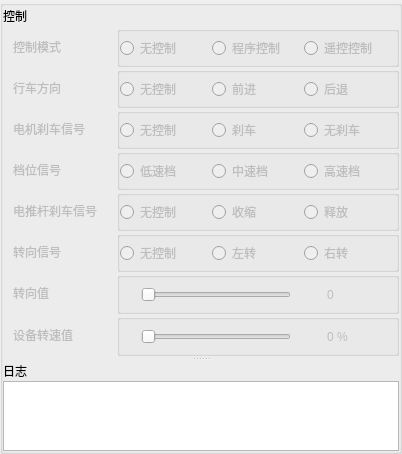
        <widget class="QGroupBox" name="groupBox_5">
         <property name="sizePolicy">
          <sizepolicy hsizetype="Expanding" vsizetype="Preferred">
           <horstretch>1</horstretch>
           <verstretch>0</verstretch>
          </sizepolicy>
         </property>
         <property name="minimumSize">
          <size>
           <width>400</width>
           <height>0</height>
          </size>
         </property>
         <property name="maximumSize">
          <size>
           <width>16777215</width>
           <height>16777215</height>
          </size>
         </property>
         <property name="title">
          <string/>
         </property>
         <layout class="QVBoxLayout" name="verticalLayout_9">
          <property name="spacing">
           <number>0</number>
          </property>
          <property name="leftMargin">
           <number>0</number>
          </property>
          <property name="topMargin">
           <number>0</number>
          </property>
          <property name="rightMargin">
           <number>0</number>
          </property>
          <property name="bottomMargin">
           <number>0</number>
          </property>
          <item>
           <widget class="QSplitter" name="splitter_3">
            <property name="sizePolicy">
             <sizepolicy hsizetype="Preferred" vsizetype="Expanding">
              <horstretch>0</horstretch>
              <verstretch>0</verstretch>
             </sizepolicy>
            </property>
            <property name="orientation">
             <enum>Qt::Vertical</enum>
            </property>
            <property name="opaqueResize">
             <bool>false</bool>
            </property>
            <property name="handleWidth">
             <number>5</number>
            </property>
            <widget class="CControlCarView" name="controlCarView" native="true">
             <property name="sizePolicy">
              <sizepolicy hsizetype="Preferred" vsizetype="Preferred">
               <horstretch>0</horstretch>
               <verstretch>0</verstretch>
              </sizepolicy>
             </property>
             <property name="minimumSize">
              <size>
               <width>0</width>
               <height>350</height>
              </size>
             </property>
             <property name="maximumSize">
              <size>
               <width>16777215</width>
               <height>16777215</height>
              </size>
             </property>
             <layout class="QVBoxLayout" name="verticalLayout_5">
              <property name="spacing">
               <number>0</number>
              </property>
              <property name="leftMargin">
               <number>0</number>
              </property>
              <property name="topMargin">
               <number>0</number>
              </property>
              <property name="rightMargin">
               <number>0</number>
              </property>
              <property name="bottomMargin">
               <number>0</number>
              </property>
              <item>
               <widget class="QLabel" name="controlLabel">
                <property name="minimumSize">
                 <size>
                  <width>0</width>
                  <height>20</height>
                 </size>
                </property>
                <property name="maximumSize">
                 <size>
                  <width>16777215</width>
                  <height>20</height>
                 </size>
                </property>
                <property name="text">
                 <string>控制</string>
                </property>
               </widget>
              </item>
              <item>
               <widget class="QWidget" name="controlWidget" native="true">
                <property name="enabled">
                 <bool>false</bool>
                </property>
                <layout class="QGridLayout">
                 <property name="leftMargin">
                  <number>10</number>
                 </property>
                 <property name="topMargin">
                  <number>0</number>
                 </property>
                 <property name="rightMargin">
                  <number>0</number>
                 </property>
                 <property name="bottomMargin">
                  <number>0</number>
                 </property>
                 <property name="horizontalSpacing">
                  <number>20</number>
                 </property>
                 <property name="verticalSpacing">
                  <number>0</number>
                 </property>
                 <item row="2" column="0">
                  <widget class="QLabel" name="brakeMotorLabel">
                   <property name="text">
                    <string>电机刹车信号</string>
                   </property>
                  </widget>
                 </item>
                 <item row="3" column="1">
                  <widget class="QGroupBox" name="gearSignalGroup">
                   <property name="minimumSize">
                    <size>
                     <width>0</width>
                     <height>0</height>
                    </size>
                   </property>
                   <property name="title">
                    <string/>
                   </property>
                   <property name="alignment">
                    <set>Qt::AlignCenter</set>
                   </property>
                   <layout class="QHBoxLayout" name="horizontalLayout_15">
                    <property name="spacing">
                     <number>0</number>
                    </property>
                    <property name="leftMargin">
                     <number>0</number>
                    </property>
                    <property name="topMargin">
                     <number>0</number>
                    </property>
                    <property name="rightMargin">
                     <number>0</number>
                    </property>
                    <property name="bottomMargin">
                     <number>0</number>
                    </property>
                    <item>
                     <widget class="QRadioButton" name="gearLow">
                      <property name="cursor">
                       <cursorShape>PointingHandCursor</cursorShape>
                      </property>
                      <property name="text">
                       <string>低速档</string>
                      </property>
                     </widget>
                    </item>
                    <item>
                     <widget class="QRadioButton" name="gearMiddle">
                      <property name="minimumSize">
                       <size>
                        <width>0</width>
                        <height>0</height>
                       </size>
                      </property>
                      <property name="maximumSize">
                       <size>
                        <width>16777215</width>
                        <height>16777215</height>
                       </size>
                      </property>
                      <property name="cursor">
                       <cursorShape>PointingHandCursor</cursorShape>
                      </property>
                      <property name="text">
                       <string>中速档</string>
                      </property>
                     </widget>
                    </item>
                    <item>
                     <widget class="QRadioButton" name="gearHigh">
                      <property name="cursor">
                       <cursorShape>PointingHandCursor</cursorShape>
                      </property>
                      <property name="text">
                       <string>高速档</string>
                      </property>
                     </widget>
                    </item>
                   </layout>
                  </widget>
                 </item>
                 <item row="5" column="1">
                  <widget class="QGroupBox" name="turnSignalGroup">
                   <property name="title">
                    <string/>
                   </property>
                   <layout class="QHBoxLayout" name="horizontalLayout_17">
                    <property name="spacing">
                     <number>0</number>
                    </property>
                    <property name="leftMargin">
                     <number>0</number>
                    </property>
                    <property name="topMargin">
                     <number>0</number>
                    </property>
                    <property name="rightMargin">
                     <number>0</number>
                    </property>
                    <property name="bottomMargin">
                     <number>0</number>
                    </property>
                    <item>
                     <widget class="QRadioButton" name="turnUncontrol">
                      <property name="cursor">
                       <cursorShape>PointingHandCursor</cursorShape>
                      </property>
                      <property name="text">
                       <string>无控制</string>
                      </property>
                     </widget>
                    </item>
                    <item>
                     <widget class="QRadioButton" name="turnLeft">
                      <property name="cursor">
                       <cursorShape>PointingHandCursor</cursorShape>
                      </property>
                      <property name="text">
                       <string>左转</string>
                      </property>
                     </widget>
                    </item>
                    <item>
                     <widget class="QRadioButton" name="turnRight">
                      <property name="cursor">
                       <cursorShape>PointingHandCursor</cursorShape>
                      </property>
                      <property name="text">
                       <string>右转</string>
                      </property>
                     </widget>
                    </item>
                   </layout>
                  </widget>
                 </item>
                 <item row="7" column="0">
                  <widget class="QLabel" name="speedNumberLabel">
                   <property name="text">
                    <string>设备转速值</string>
                   </property>
                  </widget>
                 </item>
                 <item row="4" column="0">
                  <widget class="QLabel" name="electricBrakeLabel">
                   <property name="text">
                    <string>电推杆刹车信号</string>
                   </property>
                  </widget>
                 </item>
                 <item row="3" column="0">
                  <widget class="QLabel" name="speedLabel">
                   <property name="text">
                    <string>档位信号</string>
                   </property>
                  </widget>
                 </item>
                 <item row="0" column="1">
                  <widget class="QGroupBox" name="modeControlGroup">
                   <property name="minimumSize">
                    <size>
                     <width>0</width>
                     <height>0</height>
                    </size>
                   </property>
                   <property name="title">
                    <string/>
                   </property>
                   <property name="alignment">
                    <set>Qt::AlignCenter</set>
                   </property>
                   <layout class="QHBoxLayout" name="horizontalLayout_12">
                    <property name="spacing">
                     <number>0</number>
                    </property>
                    <property name="leftMargin">
                     <number>0</number>
                    </property>
                    <property name="topMargin">
                     <number>0</number>
                    </property>
                    <property name="rightMargin">
                     <number>0</number>
                    </property>
                    <property name="bottomMargin">
                     <number>0</number>
                    </property>
                    <item>
                     <widget class="QRadioButton" name="modeUncontrolled">
                      <property name="cursor">
                       <cursorShape>PointingHandCursor</cursorShape>
                      </property>
                      <property name="text">
                       <string>无控制</string>
                      </property>
                     </widget>
                    </item>
                    <item>
                     <widget class="QRadioButton" name="modeProgramControl">
                      <property name="cursor">
                       <cursorShape>PointingHandCursor</cursorShape>
                      </property>
                      <property name="text">
                       <string>程序控制</string>
                      </property>
                     </widget>
                    </item>
                    <item>
                     <widget class="QRadioButton" name="modeRemoteControl">
                      <property name="sizePolicy">
                       <sizepolicy hsizetype="Preferred" vsizetype="Preferred">
                        <horstretch>0</horstretch>
                        <verstretch>0</verstretch>
                       </sizepolicy>
                      </property>
                      <property name="cursor">
                       <cursorShape>PointingHandCursor</cursorShape>
                      </property>
                      <property name="text">
                       <string>遥控控制</string>
                      </property>
                     </widget>
                    </item>
                   </layout>
                  </widget>
                 </item>
                 <item row="6" column="0">
                  <widget class="QLabel" name="turnNumberLabel">
                   <property name="text">
                    <string>转向值</string>
                   </property>
                  </widget>
                 </item>
                 <item row="6" column="1">
                  <widget class="QGroupBox" name="turnNumberGroup">
                   <property name="title">
                    <string/>
                   </property>
                   <property name="alignment">
                    <set>Qt::AlignCenter</set>
                   </property>
                   <layout class="QHBoxLayout" name="horizontalLayout_18">
                    <item>
                     <spacer name="horizontalSpacer_9">
                      <property name="orientation">
                       <enum>Qt::Horizontal</enum>
                      </property>
                      <property name="sizeType">
                       <enum>QSizePolicy::Maximum</enum>
                      </property>
                      <property name="sizeHint" stdset="0">
                       <size>
                        <width>12</width>
                        <height>13</height>
                       </size>
                      </property>
                     </spacer>
                    </item>
                    <item>
                     <widget class="QSlider" name="turnSlider">
                      <property name="minimumSize">
                       <size>
                        <width>150</width>
                        <height>0</height>
                       </size>
                      </property>
                      <property name="maximum">
                       <number>1180</number>
                      </property>
                      <property name="singleStep">
                       <number>4</number>
                      </property>
                      <property name="orientation">
                       <enum>Qt::Horizontal</enum>
                      </property>
                     </widget>
                    </item>
                    <item>
                     <spacer name="horizontalSpacer_6">
                      <property name="orientation">
                       <enum>Qt::Horizontal</enum>
                      </property>
                      <property name="sizeType">
                       <enum>QSizePolicy::Fixed</enum>
                      </property>
                      <property name="sizeHint" stdset="0">
                       <size>
                        <width>30</width>
                        <height>13</height>
                       </size>
                      </property>
                     </spacer>
                    </item>
                    <item>
                     <widget class="QLabel" name="turnSliderNumber">
                      <property name="minimumSize">
                       <size>
                        <width>30</width>
                        <height>0</height>
                       </size>
                      </property>
                      <property name="text">
                       <string>0</string>
                      </property>
                      <property name="alignment">
                       <set>Qt::AlignLeading|Qt::AlignLeft|Qt::AlignVCenter</set>
                      </property>
                     </widget>
                    </item>
                    <item>
                     <spacer name="horizontalSpacer_8">
                      <property name="orientation">
                       <enum>Qt::Horizontal</enum>
                      </property>
                      <property name="sizeType">
                       <enum>QSizePolicy::MinimumExpanding</enum>
                      </property>
                      <property name="sizeHint" stdset="0">
                       <size>
                        <width>30</width>
                        <height>13</height>
                       </size>
                      </property>
                     </spacer>
                    </item>
                   </layout>
                  </widget>
                 </item>
                 <item row="1" column="0">
                  <widget class="QLabel" name="directionLabel">
                   <property name="text">
                    <string>行车方向</string>
                   </property>
                  </widget>
                 </item>
                 <item row="5" column="0">
                  <widget class="QLabel" name="turnLabel">
                   <property name="text">
                    <string>转向信号</string>
                   </property>
                  </widget>
                 </item>
                 <item row="0" column="0">
                  <widget class="QLabel" name="modeLabel">
                   <property name="text">
                    <string>控制模式</string>
                   </property>
                  </widget>
                 </item>
                 <item row="1" column="1">
                  <widget class="QGroupBox" name="carDirectionGroup">
                   <property name="title">
                    <string/>
                   </property>
                   <layout class="QHBoxLayout" name="horizontalLayout_13">
                    <property name="spacing">
                     <number>0</number>
                    </property>
                    <property name="leftMargin">
                     <number>0</number>
                    </property>
                    <property name="topMargin">
                     <number>0</number>
                    </property>
                    <property name="rightMargin">
                     <number>0</number>
                    </property>
                    <property name="bottomMargin">
                     <number>0</number>
                    </property>
                    <item>
                     <widget class="QRadioButton" name="directionUncontrol">
                      <property name="cursor">
                       <cursorShape>PointingHandCursor</cursorShape>
                      </property>
                      <property name="text">
                       <string>无控制</string>
                      </property>
                     </widget>
                    </item>
                    <item>
                     <widget class="QRadioButton" name="directionFoward">
                      <property name="cursor">
                       <cursorShape>PointingHandCursor</cursorShape>
                      </property>
                      <property name="text">
                       <string>前进</string>
                      </property>
                     </widget>
                    </item>
                    <item>
                     <widget class="QRadioButton" name="directionBackward">
                      <property name="cursor">
                       <cursorShape>PointingHandCursor</cursorShape>
                      </property>
                      <property name="text">
                       <string>后退</string>
                      </property>
                     </widget>
                    </item>
                   </layout>
                  </widget>
                 </item>
                 <item row="2" column="1">
                  <widget class="QGroupBox" name="motorBrakeSignalGroup">
                   <property name="title">
                    <string/>
                   </property>
                   <layout class="QHBoxLayout" name="horizontalLayout_14">
                    <property name="spacing">
                     <number>0</number>
                    </property>
                    <property name="leftMargin">
                     <number>0</number>
                    </property>
                    <property name="topMargin">
                     <number>0</number>
                    </property>
                    <property name="rightMargin">
                     <number>0</number>
                    </property>
                    <property name="bottomMargin">
                     <number>0</number>
                    </property>
                    <item>
                     <widget class="QRadioButton" name="motorBrakeUncontrol">
                      <property name="cursor">
                       <cursorShape>PointingHandCursor</cursorShape>
                      </property>
                      <property name="text">
                       <string>无控制</string>
                      </property>
                     </widget>
                    </item>
                    <item>
                     <widget class="QRadioButton" name="motorBrake">
                      <property name="cursor">
                       <cursorShape>PointingHandCursor</cursorShape>
                      </property>
                      <property name="text">
                       <string>刹车</string>
                      </property>
                     </widget>
                    </item>
                    <item>
                     <widget class="QRadioButton" name="motorBrakeNo">
                      <property name="cursor">
                       <cursorShape>PointingHandCursor</cursorShape>
                      </property>
                      <property name="text">
                       <string>无刹车</string>
                      </property>
                     </widget>
                    </item>
                   </layout>
                  </widget>
                 </item>
                 <item row="4" column="1">
                  <widget class="QGroupBox" name="electricPushBrakeSignalGroup">
                   <property name="title">
                    <string/>
                   </property>
                   <layout class="QHBoxLayout" name="horizontalLayout_16">
                    <property name="spacing">
                     <number>0</number>
                    </property>
                    <property name="leftMargin">
                     <number>0</number>
                    </property>
                    <property name="topMargin">
                     <number>0</number>
                    </property>
                    <property name="rightMargin">
                     <number>0</number>
                    </property>
                    <property name="bottomMargin">
                     <number>0</number>
                    </property>
                    <item>
                     <widget class="QRadioButton" name="electricPushBrakeUncontrol">
                      <property name="cursor">
                       <cursorShape>PointingHandCursor</cursorShape>
                      </property>
                      <property name="text">
                       <string>无控制</string>
                      </property>
                     </widget>
                    </item>
                    <item>
                     <widget class="QRadioButton" name="electricPushBrakeShrink">
                      <property name="cursor">
                       <cursorShape>PointingHandCursor</cursorShape>
                      </property>
                      <property name="text">
                       <string>收缩</string>
                      </property>
                     </widget>
                    </item>
                    <item>
                     <widget class="QRadioButton" name="electricPushBrakeRelease">
                      <property name="cursor">
                       <cursorShape>PointingHandCursor</cursorShape>
                      </property>
                      <property name="text">
                       <string>释放</string>
                      </property>
                     </widget>
                    </item>
                   </layout>
                  </widget>
                 </item>
                 <item row="7" column="1">
                  <widget class="QGroupBox" name="deviceSpeedNumberGroup">
                   <property name="title">
                    <string/>
                   </property>
                   <property name="alignment">
                    <set>Qt::AlignCenter</set>
                   </property>
                   <layout class="QHBoxLayout" name="horizontalLayout_20">
                    <item>
                     <spacer name="horizontalSpacer_12">
                      <property name="orientation">
                       <enum>Qt::Horizontal</enum>
                      </property>
                      <property name="sizeType">
                       <enum>QSizePolicy::Maximum</enum>
                      </property>
                      <property name="sizeHint" stdset="0">
                       <size>
                        <width>12</width>
                        <height>13</height>
                       </size>
                      </property>
                     </spacer>
                    </item>
                    <item>
                     <widget class="QSlider" name="deviceSpeedSlider">
                      <property name="minimumSize">
                       <size>
                        <width>150</width>
                        <height>0</height>
                       </size>
                      </property>
                      <property name="maximum">
                       <number>100</number>
                      </property>
                      <property name="orientation">
                       <enum>Qt::Horizontal</enum>
                      </property>
                     </widget>
                    </item>
                    <item>
                     <spacer name="horizontalSpacer_13">
                      <property name="orientation">
                       <enum>Qt::Horizontal</enum>
                      </property>
                      <property name="sizeType">
                       <enum>QSizePolicy::Fixed</enum>
                      </property>
                      <property name="sizeHint" stdset="0">
                       <size>
                        <width>30</width>
                        <height>13</height>
                       </size>
                      </property>
                     </spacer>
                    </item>
                    <item>
                     <widget class="QLabel" name="deviceSpeedSliderNumber">
                      <property name="minimumSize">
                       <size>
                        <width>30</width>
                        <height>0</height>
                       </size>
                      </property>
                      <property name="text">
                       <string>0 %</string>
                      </property>
                      <property name="alignment">
                       <set>Qt::AlignJustify|Qt::AlignVCenter</set>
                      </property>
                     </widget>
                    </item>
                    <item>
                     <spacer name="horizontalSpacer_14">
                      <property name="orientation">
                       <enum>Qt::Horizontal</enum>
                      </property>
                      <property name="sizeType">
                       <enum>QSizePolicy::MinimumExpanding</enum>
                      </property>
                      <property name="sizeHint" stdset="0">
                       <size>
                        <width>30</width>
                        <height>13</height>
                       </size>
                      </property>
                     </spacer>
                    </item>
                   </layout>
                  </widget>
                 </item>
                </layout>
               </widget>
              </item>
             </layout>
            </widget>
            <widget class="QWidget" name="widget_12" native="true">
             <property name="sizePolicy">
              <sizepolicy hsizetype="Preferred" vsizetype="Preferred">
               <horstretch>0</horstretch>
               <verstretch>5</verstretch>
              </sizepolicy>
             </property>
             <layout class="QVBoxLayout" name="verticalLayout_3">
              <property name="spacing">
               <number>0</number>
              </property>
              <property name="leftMargin">
               <number>0</number>
              </property>
              <property name="topMargin">
               <number>0</number>
              </property>
              <property name="rightMargin">
               <number>0</number>
              </property>
              <property name="bottomMargin">
               <number>0</number>
              </property>
              <item>
               <widget class="QLabel" name="label">
                <property name="minimumSize">
                 <size>
                  <width>0</width>
                  <height>20</height>
                 </size>
                </property>
                <property name="maximumSize">
                 <size>
                  <width>16777215</width>
                  <height>20</height>
                 </size>
                </property>
                <property name="text">
                 <string>日志</string>
                </property>
               </widget>
              </item>
              <item>
               <widget class="CLogMessage" name="logMessage">
                <property name="minimumSize">
                 <size>
                  <width>300</width>
                  <height>0</height>
                 </size>
                </property>
                <property name="font">
                 <font>
                  <family>宋体</family>
                  <pointsize>12</pointsize>
                  <weight>50</weight>
                  <italic>false</italic>
                  <bold>false</bold>
                 </font>
                </property>
                <property name="cursor" stdset="0">
                 <cursorShape>IBeamCursor</cursorShape>
                </property>
                <property name="focusPolicy">
                 <enum>Qt::ClickFocus</enum>
                </property>
                <property name="toolTip">
                 <string/>
                </property>
                <property name="horizontalScrollBarPolicy">
                 <enum>Qt::ScrollBarAlwaysOff</enum>
                </property>
                <property name="sizeAdjustPolicy">
                 <enum>QAbstractScrollArea::AdjustToContents</enum>
                </property>
                <property name="lineWrapMode">
                 <enum>QTextEdit::WidgetWidth</enum>
                </property>
                <property name="lineWrapColumnOrWidth">
                 <number>0</number>
                </property>
                <property name="readOnly">
                 <bool>true</bool>
                </property>
                <property name="textInteractionFlags">
                 <set>Qt::LinksAccessibleByMouse|Qt::TextSelectableByMouse</set>
                </property>
               </widget>
              </item>
             </layout>
            </widget>
           </widget>
          </item>
         </layout>
        </widget>
